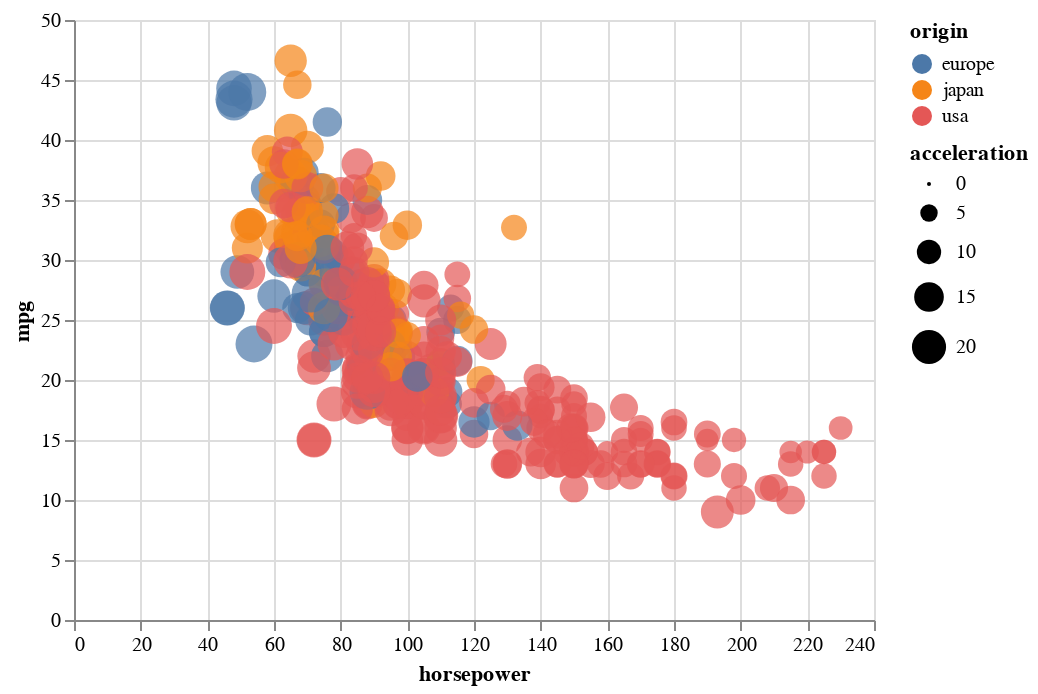

Notebook code for this chart:
### Code cell
# Bubble plots
alt.Chart(d_set).mark_point(filled=True).encode(x='horsepower',y='mpg',size='acceleration',color='origin').configure_mark(opacity=0.7)

### Figure 1 — Vega-Lite specification as saved in the notebook (floating-point values rounded to 4 significant figures; data arrays with more than 128 entries replaced by an {"elided": "..."} marker saying what was removed)
{"config": {"view": {"continuousWidth": 400, "continuousHeight": 300}, "mark": {"opacity": 0.7}}, "data": {"name": "data-f1198cc0481ad698d7dc4699e0a3efa7"}, "mark": {"type": "point", "filled": true}, "encoding": {"color": {"type": "nominal", "field": "origin"}, "size": {"type": "quantitative", "field": "acceleration"}, "x": {"type": "quantitative", "field": "horsepower"}, "y": {"type": "quantitative", "field": "mpg"}}, "$schema": "https://vega.github.io/schema/vega-lite/v4.8.1.json", "datasets": {"data-f1198cc0481ad698d7dc4699e0a3efa7": {"elided": "398 records"}}}
